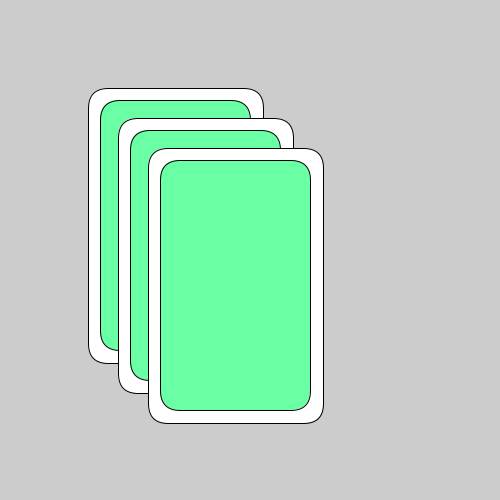
Frame 1 (no input)
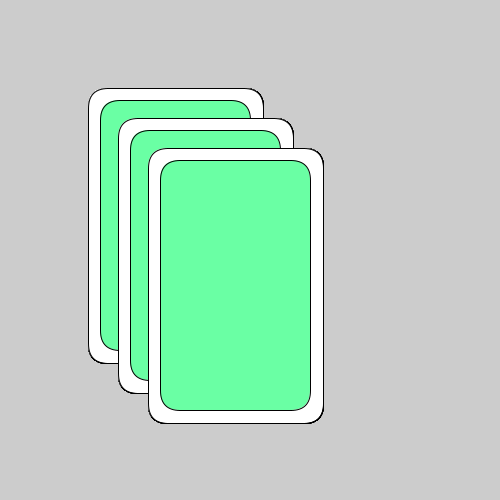
Frame 60 (the mouse pressed at the canvas centre just before this capture)
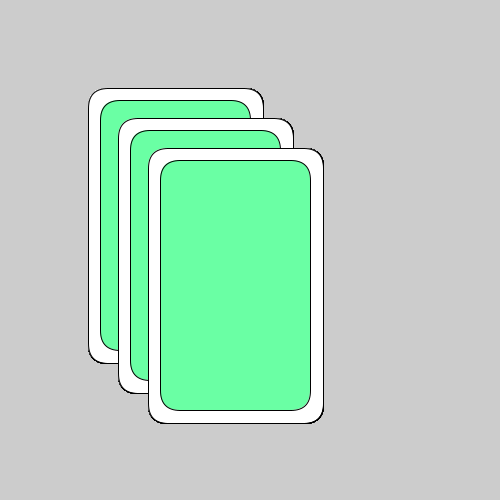
Frame 120 (the mouse held since frame 60 and released just before this capture)

The Processing sketch that drew these frames (run headless with seeded random() and noise(); from frame 60 on, the mouse is pressed at the canvas centre):

// Processing sketch: week02_2_many_drawCard_function
// ── week02_2_many_drawCard_function.pde
void setup()
{
  size(500,500);
}
int W=25;
void draw()
{
  drawCard(100,100);//使用函式
  drawCard(130,130);//使用函式
  drawCard(160,160);//使用函式
}
void drawCard(int x,int y)
{
  fill(255);
  rect(x-W/2,y-W/2,150+W,250+W,20);//弧度//白色底
  fill(#6AFFA4);//填滿顏色
  rect(x,y,150,250,20);//較小的
}
